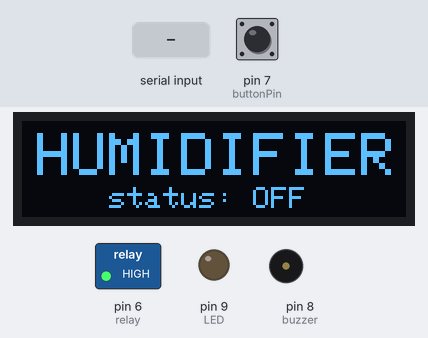
The sketch below on a simulated Arduino Uno, built with avr-gcc and run on an emulated ATmega328P. On the bench: 128×32 one-colour display, switched loads named in the sketch (green lamp = pin HIGH), output pins drawn as LEDs (lit = HIGH), buzzer (waves = sounding). The test bench sets the inputs (shaded band); at power-on: pin 7 (buttonPin) HIGH. What the sketch prints to the serial monitor is not drawn.

Above: at 4.2 s.
4.3 s: pin 7 (buttonPin) pulled LOW for 0.15 s
At 5.4 s:
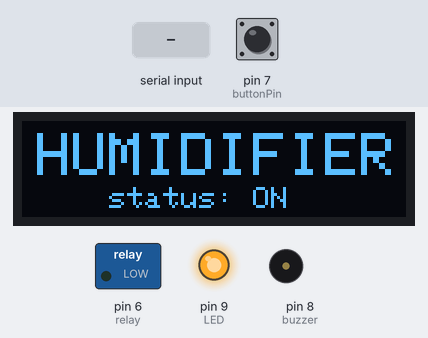
5.9 s: "0" received over the second serial link
At 6.6 s:
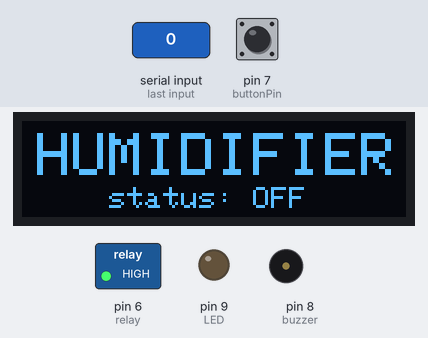
7.4 s: "1" received over the second serial link
At 7.7 s:
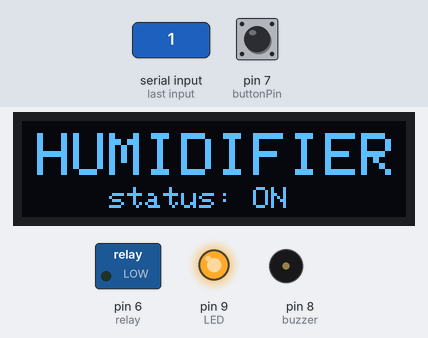
8.9 s: pin 7 (buttonPin) pulled LOW for 1 s
At 10.1 s:
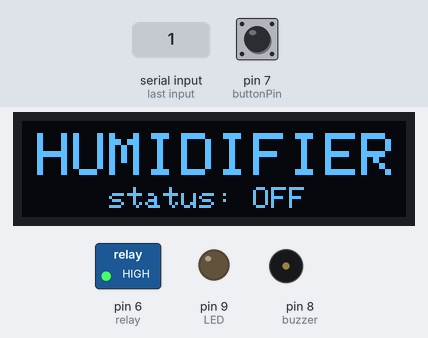
Timing chart, 0 to 11.9 s (numbered marks = the images above; inputs shaded):
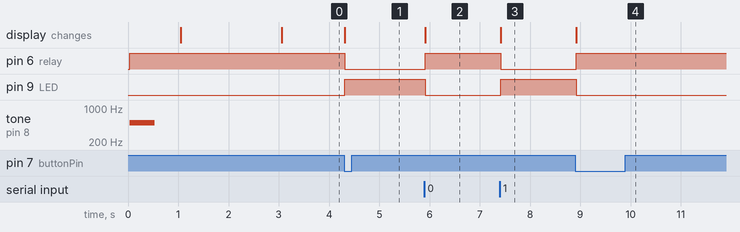

Measured:
- after the input at 4.3 s, pin 6 (relay): HIGH → LOW at once; pin 9 (LED): LOW → HIGH at once; the display: changes at once (image 1)
- after the input at 5.9 s, pin 6 (relay): LOW → HIGH at once; pin 9 (LED): HIGH → LOW at once; the display: changes at once (image 2)
- after the input at 7.4 s, pin 6 (relay): HIGH → LOW at once; pin 9 (LED): LOW → HIGH at once; the display: changes at once (image 3)
- after the input at 8.9 s, pin 6 (relay): LOW → HIGH at once; pin 9 (LED): HIGH → LOW at once; the display: changes at once (image 4)

The sketch:

humidifier.ino
```cpp
// Library bluetooth
#include <SoftwareSerial.h>
SoftwareSerial bt(2, 3);

// Library OLED LCD I2C
#include <SPI.h>
#include <Wire.h>
#include <Adafruit_GFX.h>
#include <Adafruit_SSD1306.h>

#define SCREEN_WIDTH 128
#define SCREEN_HEIGHT 32

#define OLED_RESET -1
#define SCREEN_ADDRESS 0x3C
Adafruit_SSD1306 display(SCREEN_WIDTH, SCREEN_HEIGHT, &Wire, OLED_RESET);

int relay = 6;
int buttonPin = 7;
int buzzer = 8;
int LED = 9;
int buttonState = 0;
int lastButtonState = 0;

bool deviceState = false;

void setup() {
  bt.begin(9600);
  Serial.begin(9600);
  pinMode(LED, OUTPUT);
  pinMode(buzzer, OUTPUT);
  pinMode(relay, OUTPUT);
  pinMode(buttonPin, INPUT_PULLUP);

  // Setup pertama kali dinyalakan
  display.begin(SSD1306_SWITCHCAPVCC, SCREEN_ADDRESS);
  display.clearDisplay();

  // relay dimatikan dan buzzer menyala 1 detik
  digitalWrite(relay, HIGH);
  tone(buzzer, 500, 500);
  delay(1000);

  // Menampilkan pesan "HUMIDIFIER READY" di OLED LCD selama 2 detik
  display.clearDisplay();
  display.setTextColor(1);
  display.setTextSize(2);
  display.setCursor(5, 4);
  display.print("HUMIDIFIER");

  display.setTextColor(1);
  display.setTextSize(1);
  display.setTextWrap(false);
  display.setCursor(29, 22);
  display.print("ready to use");
  display.display();
  delay(2000);

  display.clearDisplay();
  updateDisplay();
  noTone(buzzer); // Mematikan buzzer
}

void loop() {
  // Membaca status button
  buttonState = digitalRead(buttonPin);

  // Jika status button berubah dari tidak ditekan ke ditekan
  if (buttonState == LOW && lastButtonState == HIGH) {
    // Toggle status on/off
    toggleDevice();
    delay(200); // Debounce delay
  }

  lastButtonState = buttonState; // Menyimpan status button untuk loop berikutnya

  // Bluetooth kontrol
  if (bt.available() > 0) {
    char dataBt = bt.read();
    Serial.println(dataBt);

    if (dataBt == '1') {
      deviceState = true;
      updateDisplay();
      digitalWrite(LED, HIGH);
      Serial.println("Lampu ON");
      digitalWrite(relay, LOW); // Menghidupkan relay
    } else if (dataBt == '0') {
      deviceState = false;
      updateDisplay();
      digitalWrite(LED, LOW);
      Serial.println("Lampu OFF");
      digitalWrite(relay, HIGH); // Mematikan relay
    }
  }
}

// Fungsi untuk memperbarui tampilan LCD sesuai dengan status perangkat
void updateDisplay() {
  display.clearDisplay();
  if (deviceState) {
    display.setTextColor(1);
    display.setTextSize(2);
    display.setCursor(5, 4);
    display.print("HUMIDIFIER");

    display.setTextColor(1);
    display.setTextWrap(false);
    display.setTextSize(1);
    display.setCursor(29, 22);
    display.print("status: ON");
  } else {
    display.setTextColor(1);
    display.setTextSize(2);
    display.setCursor(5, 4);
    display.print("HUMIDIFIER");

    display.setTextColor(1);
    display.setTextWrap(false);
    display.setTextSize(1);
    display.setCursor(29, 22);
    display.print("status: OFF");
  }
  display.display();
}

void toggleDevice() {
  deviceState = !deviceState; // Membalikkan status perangkat

  updateDisplay(); // Update tampilan LCD sesuai dengan status perangkat

  if (deviceState) {
    digitalWrite(LED, HIGH);
    Serial.println("Lampu ON");
    digitalWrite(relay, LOW); // Menghidupkan relay
  } else {
    digitalWrite(LED, LOW);
    Serial.println("Lampu OFF");
    digitalWrite(relay, HIGH); // Mematikan relay
  }
}
```
